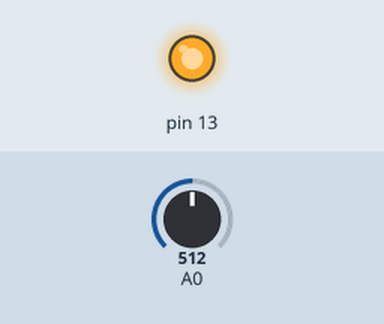
A sketch run on a simulated Arduino Uno, built with avr-gcc and run on an emulated ATmega328P. Parts: output pins drawn as LEDs (lit = HIGH). Inputs (shaded band) come from the test bench; at power-on: A0 = 512.

Above: at 0.7 s.
At 5.2 s:
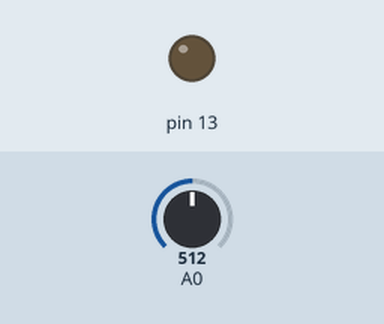
Timing chart, 0 to 7.0 s (numbered marks = the images above):
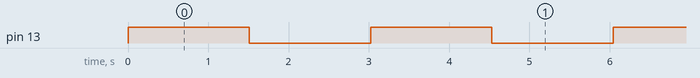

The sketch:

led_pot.ino
```cpp
/* Programma per regolare la velocità di lampeggiamento di un led con un
* potenziometro esterno
*/

void setup() {
  // il led montato sulla scheda è collegato al pin 13
  pinMode(13, OUTPUT);
}

void loop(){
  // leggo la posizione del potenziometro (numero int fra 0-1023)
  int posPotenziometro = analogRead(A0);
  // durata del lampeggio in millisecondi
  int millisLampeggio = 2023 - posPotenziometro;

  // codice di lampeggio
  digitalWrite(13, HIGH);
  delay(millisLampeggio);
  digitalWrite(13, LOW);
  delay(millisLampeggio);
}
```

Measured:
- by itself, pin 13: alternates HIGH for 1.5 s and LOW for 1.5 s
